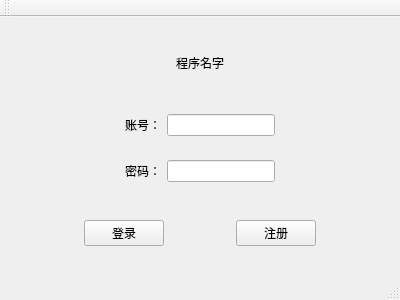
<?xml version="1.0" encoding="UTF-8"?>
<ui version="4.0">
 <class>MainWindow</class>
 <widget class="QMainWindow" name="MainWindow">
  <property name="geometry">
   <rect>
    <x>0</x>
    <y>0</y>
    <width>400</width>
    <height>300</height>
   </rect>
  </property>
  <property name="windowTitle">
   <string>MainWindow</string>
  </property>
  <widget class="QWidget" name="centralwidget">
   <layout class="QVBoxLayout" name="verticalLayout_2">
    <item>
     <widget class="QLabel" name="label_3">
      <property name="styleSheet">
       <string notr="true">font: 24pt &quot;华文楷体&quot;;
color: rgb(0, 0, 0);</string>
      </property>
      <property name="text">
       <string>程序名字</string>
      </property>
      <property name="textFormat">
       <enum>Qt::AutoText</enum>
      </property>
      <property name="alignment">
       <set>Qt::AlignCenter</set>
      </property>
     </widget>
    </item>
    <item>
     <layout class="QVBoxLayout" name="verticalLayout">
      <item>
       <widget class="QWidget" name="widget" native="true">
        <layout class="QHBoxLayout" name="horizontalLayout">
         <item>
          <spacer name="horizontalSpacer">
           <property name="orientation">
            <enum>Qt::Horizontal</enum>
           </property>
           <property name="sizeHint" stdset="0">
            <size>
             <width>40</width>
             <height>20</height>
            </size>
           </property>
          </spacer>
         </item>
         <item>
          <widget class="QLabel" name="label">
           <property name="text">
            <string>账号：</string>
           </property>
          </widget>
         </item>
         <item>
          <widget class="QLineEdit" name="lineEdit"/>
         </item>
         <item>
          <spacer name="horizontalSpacer_2">
           <property name="orientation">
            <enum>Qt::Horizontal</enum>
           </property>
           <property name="sizeHint" stdset="0">
            <size>
             <width>40</width>
             <height>20</height>
            </size>
           </property>
          </spacer>
         </item>
        </layout>
       </widget>
      </item>
      <item>
       <widget class="QWidget" name="widget_2" native="true">
        <property name="contextMenuPolicy">
         <enum>Qt::DefaultContextMenu</enum>
        </property>
        <layout class="QHBoxLayout" name="horizontalLayout_2">
         <item>
          <spacer name="horizontalSpacer_3">
           <property name="orientation">
            <enum>Qt::Horizontal</enum>
           </property>
           <property name="sizeHint" stdset="0">
            <size>
             <width>40</width>
             <height>20</height>
            </size>
           </property>
          </spacer>
         </item>
         <item>
          <widget class="QLabel" name="label_2">
           <property name="text">
            <string>密码：</string>
           </property>
          </widget>
         </item>
         <item>
          <widget class="QLineEdit" name="lineEdit_2">
           <property name="echoMode">
            <enum>QLineEdit::Password</enum>
           </property>
          </widget>
         </item>
         <item>
          <spacer name="horizontalSpacer_4">
           <property name="orientation">
            <enum>Qt::Horizontal</enum>
           </property>
           <property name="sizeHint" stdset="0">
            <size>
             <width>40</width>
             <height>20</height>
            </size>
           </property>
          </spacer>
         </item>
        </layout>
       </widget>
      </item>
     </layout>
    </item>
    <item>
     <widget class="QWidget" name="widget_3" native="true">
      <property name="enabled">
       <bool>true</bool>
      </property>
      <layout class="QHBoxLayout" name="horizontalLayout_3">
       <item>
        <spacer name="horizontalSpacer_5">
         <property name="orientation">
          <enum>Qt::Horizontal</enum>
         </property>
         <property name="sizeHint" stdset="0">
          <size>
           <width>40</width>
           <height>20</height>
          </size>
         </property>
        </spacer>
       </item>
       <item>
        <widget class="QPushButton" name="pushButton">
         <property name="styleSheet">
          <string notr="true">color: rgb(0, 0, 0);</string>
         </property>
         <property name="text">
          <string>登录</string>
         </property>
         <property name="checkable">
          <bool>false</bool>
         </property>
        </widget>
       </item>
       <item>
        <spacer name="horizontalSpacer_7">
         <property name="orientation">
          <enum>Qt::Horizontal</enum>
         </property>
         <property name="sizeHint" stdset="0">
          <size>
           <width>40</width>
           <height>20</height>
          </size>
         </property>
        </spacer>
       </item>
       <item>
        <widget class="QPushButton" name="pushButton_2">
         <property name="styleSheet">
          <string notr="true">color: rgb(0, 0, 0);</string>
         </property>
         <property name="text">
          <string>注册</string>
         </property>
        </widget>
       </item>
       <item>
        <spacer name="horizontalSpacer_6">
         <property name="orientation">
          <enum>Qt::Horizontal</enum>
         </property>
         <property name="sizeHint" stdset="0">
          <size>
           <width>40</width>
           <height>20</height>
          </size>
         </property>
        </spacer>
       </item>
      </layout>
     </widget>
    </item>
   </layout>
  </widget>
  <widget class="QMenuBar" name="menubar">
   <property name="geometry">
    <rect>
     <x>0</x>
     <y>0</y>
     <width>400</width>
     <height>21</height>
    </rect>
   </property>
  </widget>
  <widget class="QStatusBar" name="statusbar"/>
  <widget class="QToolBar" name="toolBar">
   <property name="windowTitle">
    <string>toolBar</string>
   </property>
   <attribute name="toolBarArea">
    <enum>TopToolBarArea</enum>
   </attribute>
   <attribute name="toolBarBreak">
    <bool>false</bool>
   </attribute>
  </widget>
 </widget>
 <resources/>
 <connections/>
</ui>
